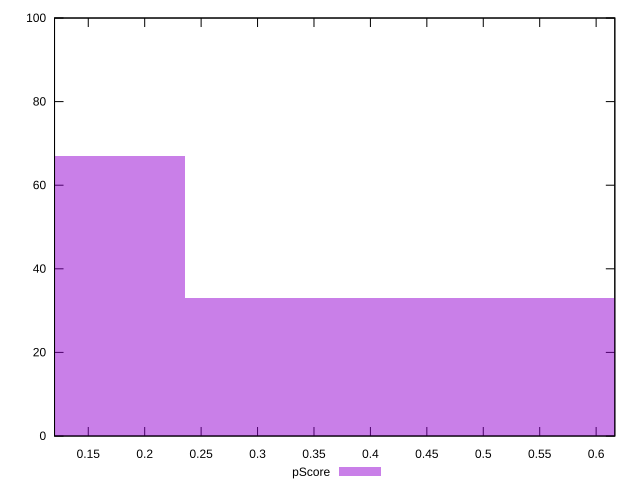

Reproduce this figure in gnuplot.
reset

$pScore <<EOF
0.4714715132710233 33
0 67
EOF

set key outside below
set boxwidth 0.4714715132710233
set xrange [0.12011090399475044:0.616559429273424]
set yrange [0:100]
set trange [0:100]
set style fill transparent solid 0.5 noborder
set terminal svg size 640, 490 enhanced background rgb 'white'
set output "reprap/cumulative-layout-shift/samples/pages/pScore/histogram.svg"

plot $pScore title "pScore" with boxes

reset
